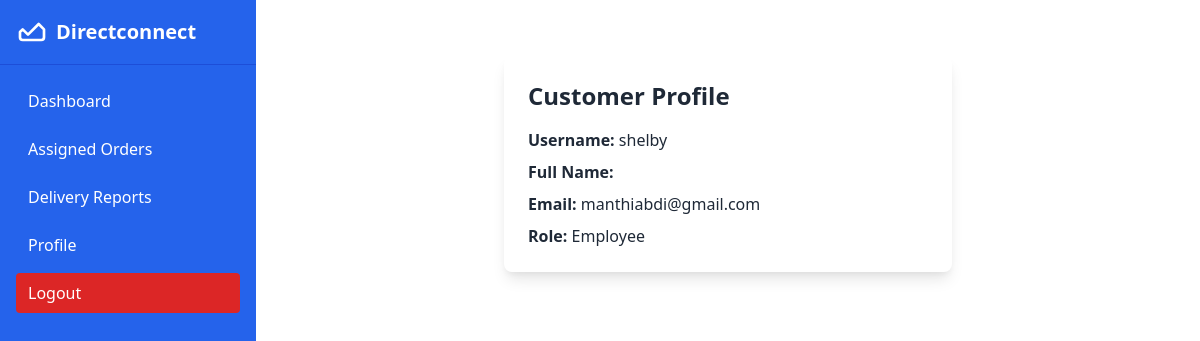
The app's page /customer/profile/ (signed in) with its own data.
### accounts/models.py (models this page shows, shortened)
class User(AbstractUser):
    ROLE_CHOICES = (
        ('admin', 'Admin'),
        ('employee', 'Employee'),
        ('customer', 'Customer'),
    )
    role = models.CharField(max_length=10, choices=ROLE_CHOICES)
    phone_number = models.CharField(max_length=20, blank=True, null=True)
    default_pickup_address = models.CharField(max_length=255, blank=True, null=True)
    default_delivery_address = models.CharField(max_length=255, blank=True, null=True)
    employee_id = models.CharField(max_length=50, blank=True, null=True)
    assigned_vehicles = models.CharField(max_length=255, blank=True, null=True)  # Could be a comma-separated list or JSON string

### customer/views.py (the view)
# urls.py: path('profile/', customer_profile, name='profile'),
@login_required
def customer_profile(request):
    user = request.user
    return render(request, 'customer/profile.html', {'customer_user': user})

### templates/customer/profile.html
{% extends "base.html" %}
{% block content %}
<div class="max-w-md mx-auto bg-white p-6 rounded-lg shadow-lg mt-8">
  <h1 class="text-2xl font-bold mb-4">Customer Profile</h1>
  <div class="space-y-2">
    <p><strong>Username:</strong> {{ customer_user.username }}</p>
    <p><strong>Full Name:</strong> {{ customer_user.get_full_name }}</p>
    <p><strong>Email:</strong> {{ customer_user.email }}</p>
    <p><strong>Role:</strong> {{ customer_user.role|title }}</p>
  </div>
</div>
{% endblock %}

### records on screen
User: username "shelby", email "manthiabdi@gmail.com", role "Employee"
